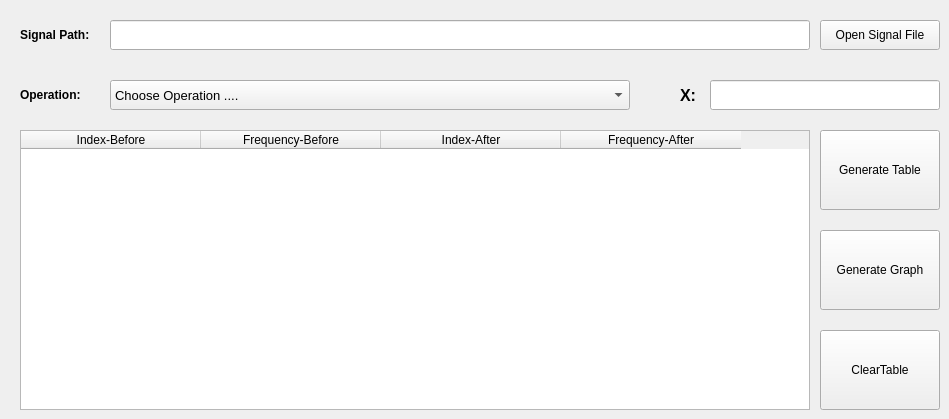
      <widget class="QWidget" name="p1_tab_6">
       <attribute name="title">
        <string>Task 6</string>
       </attribute>
       <widget class="QLabel" name="p1_t6_labelText">
        <property name="geometry">
         <rect>
          <x>20</x>
          <y>20</y>
          <width>81</width>
          <height>30</height>
         </rect>
        </property>
        <property name="font">
         <font>
          <pointsize>9</pointsize>
          <weight>75</weight>
          <bold>true</bold>
         </font>
        </property>
        <property name="text">
         <string>Signal Path:</string>
        </property>
       </widget>
       <widget class="QPushButton" name="p1_t6_btn_openFile">
        <property name="geometry">
         <rect>
          <x>820</x>
          <y>20</y>
          <width>120</width>
          <height>30</height>
         </rect>
        </property>
        <property name="text">
         <string>Open Signal File</string>
        </property>
       </widget>
       <widget class="QLineEdit" name="p1_t6_flineEdit_filePath">
        <property name="geometry">
         <rect>
          <x>110</x>
          <y>20</y>
          <width>700</width>
          <height>30</height>
         </rect>
        </property>
       </widget>
       <widget class="QPushButton" name="p1_t6_btn_clearTable">
        <property name="geometry">
         <rect>
          <x>820</x>
          <y>330</y>
          <width>120</width>
          <height>80</height>
         </rect>
        </property>
        <property name="text">
         <string>ClearTable</string>
        </property>
       </widget>
       <widget class="QLabel" name="p1_t6_labelText_2">
        <property name="geometry">
         <rect>
          <x>20</x>
          <y>80</y>
          <width>81</width>
          <height>30</height>
         </rect>
        </property>
        <property name="font">
         <font>
          <pointsize>9</pointsize>
          <weight>75</weight>
          <bold>true</bold>
         </font>
        </property>
        <property name="text">
         <string>Operation:</string>
        </property>
       </widget>
       <widget class="QComboBox" name="p1_t6_comboBox_operation">
        <property name="geometry">
         <rect>
          <x>110</x>
          <y>80</y>
          <width>520</width>
          <height>30</height>
         </rect>
        </property>
        <property name="font">
         <font>
          <pointsize>10</pointsize>
         </font>
        </property>
        <item>
         <property name="text">
          <string>Choose Operation ....</string>
         </property>
        </item>
        <item>
         <property name="text">
          <string>Smothing Signal (window size = X)</string>
         </property>
        </item>
        <item>
         <property name="text">
          <string>Sharpening Signal (using first derivative)</string>
         </property>
        </item>
        <item>
         <property name="text">
          <string>Sharpening Signal (using second derivative)</string>
         </property>
        </item>
        <item>
         <property name="text">
          <string>Delay or Advance Signal by X vaule</string>
         </property>
        </item>
        <item>
         <property name="text">
          <string>Folding Signal </string>
         </property>
        </item>
        <item>
         <property name="text">
          <string>Delay or Advance Folded Signal by X vaule</string>
         </property>
        </item>
        <item>
         <property name="text">
          <string>Remove DC component (using avarege)</string>
         </property>
        </item>
        <item>
         <property name="text">
          <string>Remove DC component (using DFT&amp;IDFT)</string>
         </property>
        </item>
       </widget>
       <widget class="QLineEdit" name="p1_t6_flineEdit_x">
        <property name="geometry">
         <rect>
          <x>710</x>
          <y>80</y>
          <width>230</width>
          <height>30</height>
         </rect>
        </property>
        <property name="font">
         <font>
          <pointsize>10</pointsize>
         </font>
        </property>
       </widget>
       <widget class="QTableWidget" name="p1_t6_tableWidget">
        <property name="geometry">
         <rect>
          <x>20</x>
          <y>130</y>
          <width>790</width>
          <height>280</height>
         </rect>
        </property>
        <attribute name="horizontalHeaderDefaultSectionSize">
         <number>180</number>
        </attribute>
        <column>
         <property name="text">
          <string>Index-Before</string>
         </property>
        </column>
        <column>
         <property name="text">
          <string>Frequency-Before</string>
         </property>
        </column>
        <column>
         <property name="text">
          <string>Index-After</string>
         </property>
        </column>
        <column>
         <property name="text">
          <string>Frequency-After</string>
         </property>
        </column>
       </widget>
       <widget class="QPushButton" name="p1_t6_btn_generateTable">
        <property name="geometry">
         <rect>
          <x>820</x>
          <y>130</y>
          <width>120</width>
          <height>80</height>
         </rect>
        </property>
        <property name="text">
         <string>Generate Table</string>
        </property>
       </widget>
       <widget class="QPushButton" name="p1_t6_btn_generateGraph">
        <property name="geometry">
         <rect>
          <x>820</x>
          <y>230</y>
          <width>120</width>
          <height>80</height>
         </rect>
        </property>
        <property name="text">
         <string>Generate Graph</string>
        </property>
       </widget>
       <widget class="QLabel" name="p1_t6_labelText_3">
        <property name="geometry">
         <rect>
          <x>680</x>
          <y>80</y>
          <width>20</width>
          <height>30</height>
         </rect>
        </property>
        <property name="font">
         <font>
          <pointsize>12</pointsize>
          <weight>75</weight>
          <bold>true</bold>
         </font>
        </property>
        <property name="text">
         <string>X:</string>
        </property>
       </widget>
      </widget>
